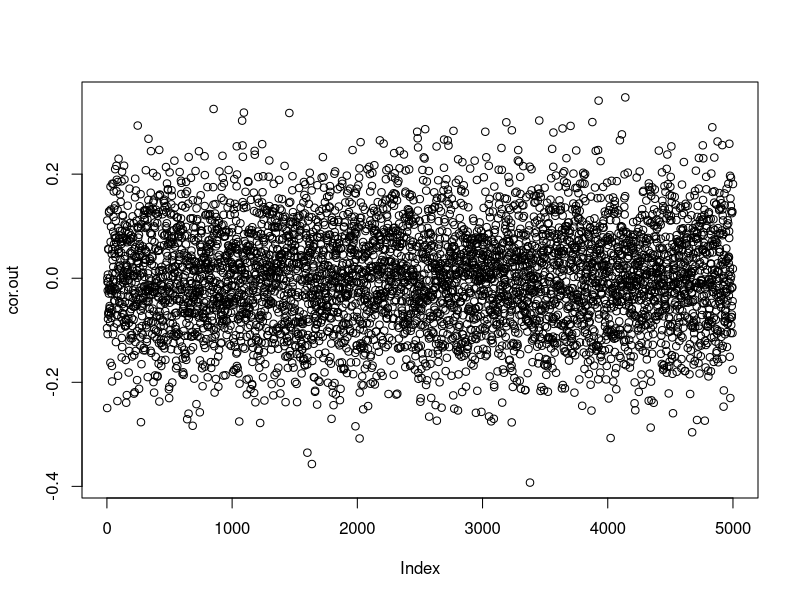
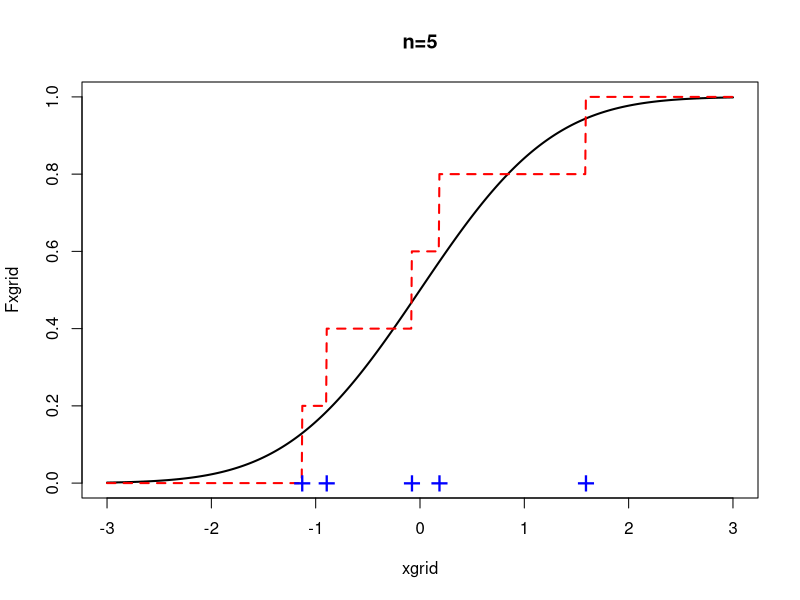
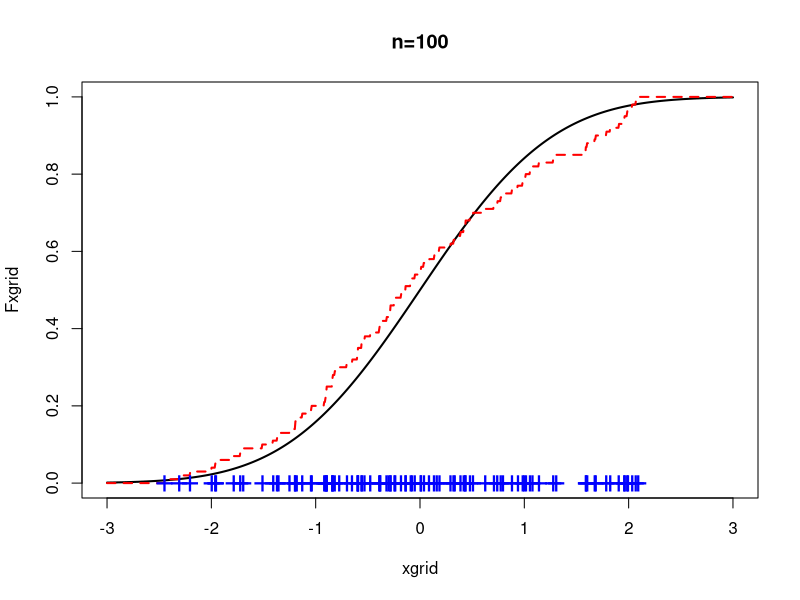
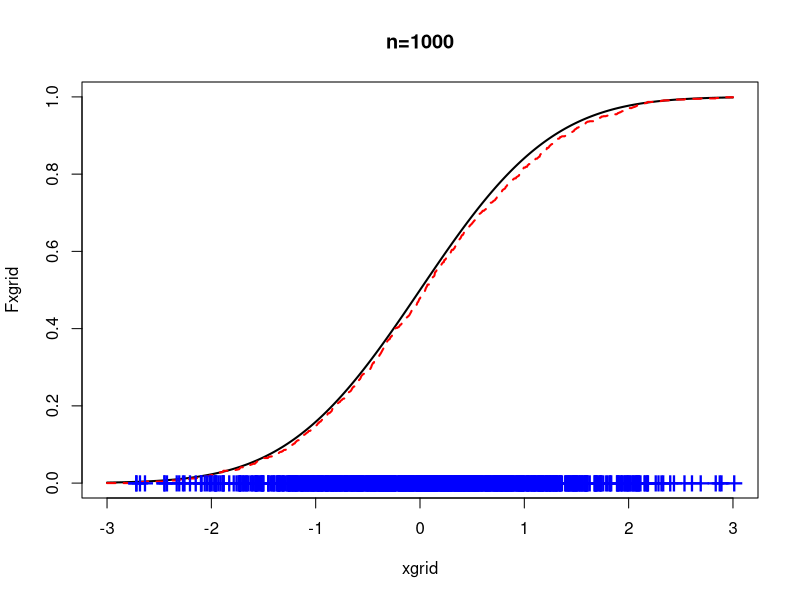
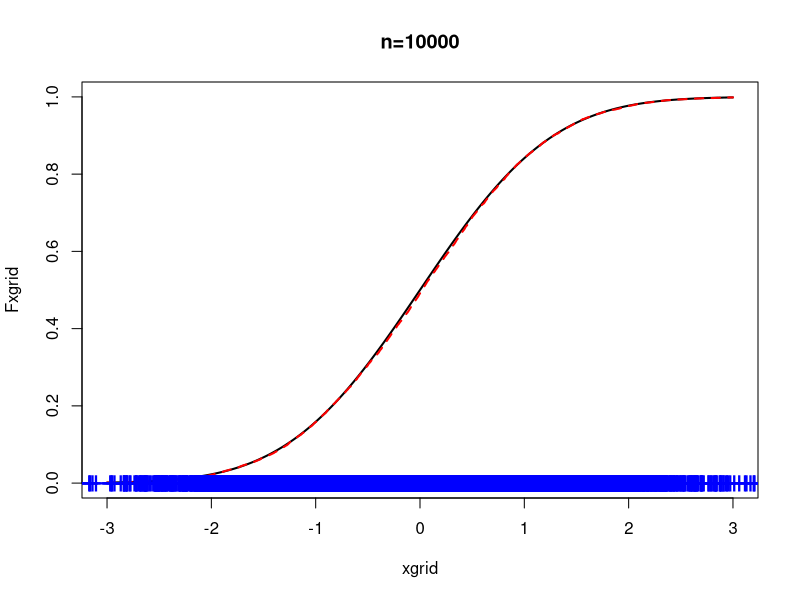

R code for these plots, in order:
# SML 2019, 08-Oct-2019 

# Example 1: wrong and right ways to do cross-validation
# Example 2: ECDF illustration

# Example 1: wrong and right ways to do cross-validation
# Part 0: setup
set.seed(0)
K = 10;  # number of folds in the CV
n = 100;  # make this a multiple of K for convenience
p = 5000; # compare with smaller p, e.g., p= 50 or 100
Y = rep(c(0,1),n/2)
Y = sample(Y, size=n)
folds.ids = rep(seq(1,K),n/K)
folds.ids = sample(folds.ids)
X = matrix(rnorm(n*p),nrow=n); # features are iid normal
# X = matrix(runif(n*p),nrow=n) # features are iid uniform

library(MASS) # needed for LDA

# Part 1: CV done wrong
# prescreen: 
p0 = 50;
cor.out = rep(NA, p)
for (i in 1:p) {cor.out[i] = cor(Y, X[,i])}
plot(cor.out)
out1 = sort(abs(cor.out), decreasing=TRUE, index.return=TRUE); # sort abs values of correlations from largest to smallest
ii = out1$ix[1:p0]; # indices of p0 largest correlations (in abs. value)
# cor.out[ii]
df0 = data.frame(X=X[,ii],Y=Y)
df0$Y = Y;
#
# prescreening function; returns indices/ids of variables in X0 with highest (abs) correlations with the response Y0
myPrescreen <- function(Y0, X0, p0) {
  cor.out = rep(NA, p)
  for (i in 1:p) {cor.out[i] = cor(Y0, X0[,i])}
  out1 = sort(abs(cor.out), decreasing=TRUE, index.return=TRUE)
  ii = out1$ix[1:p0]
  df0 = data.frame(X=X0[,ii],Y=Y0)
  ii
}
jj = myPrescreen(Y, X, p0);


#
out.glm = rep(-1,K); out.lda = out.glm; # allocate storage for results
for (i in 1:K){
  valid = (folds.ids == i);
  # train = (folds.ids != i);
  fit1 <- glm(Y ~ ., family=binomial, data=df0, subset=!valid); 
  pred1 = predict(fit1, df0[valid,], type="response")
  out.glm[i] = mean(abs(Y[valid]-round(pred1)))
  #
  lda1 <- lda(Y ~ ., data=df0, subset=!valid);
  pred2 <- predict(lda1, df0[valid,])$class
  pred3 = as.integer(pred2)-1; # examine class of pred 2; convert to numerical;
  out.lda[i] = mean(abs(Y[valid]-pred3))
  #
}
xx = cbind(out.glm, out.lda); print(xx)
apply(xx, 2, mean)


# Part 2: CV done right
out.glm = rep(-1,K); out.lda = out.glm; 
iiM = matrix(rep(0,p0*K),nrow=K); # also record which variables were chosen in each training fold
for (i in 1:K){
  valid = (folds.ids == i);
  ii  = myPrescreen(Y[!valid], X[!valid,],p0);
  dft = data.frame(Y = Y[!valid], X = X[!valid,ii])
  dfv = data.frame(Y = Y[valid], X = X[valid,ii])
  #
  fit1 <- glm(Y ~ ., family=binomial, data=dft); 
  pred1 = predict(fit1, dfv, type="response")
  out.glm[i] = mean(abs(Y[valid]-round(pred1)))
  #
  lda1 <- lda(Y ~ ., data=dft);
  pred2 <- predict(lda1, dfv)$class
  pred3 = as.integer(pred2)-1
  out.lda[i] = mean(abs(Y[valid]-pred3))
  #
  iiM[i,] = ii;
}
xx2 = cbind(out.glm, out.lda); print(xx2)
apply(xx2, 2, mean)
#
# visualize common predictors using set intersection:
commonM = matrix(rep(0,K^2),nrow=K)
rc.names = paste("F",seq(1,K),sep="")
colnames(commonM) = rc.names; rownames(commonM) = rc.names
for (i1 in 1:K) {
  for (i2 in i1:K){
    commonM[i1,i2] = length(intersect(iiM[i1,],iiM[i2,]))
  }
}
print(commonM)



# ECDF is a consistent estimator of the CDF

myf <- function(n,rseed=0){
  set.seed(rseed)
  x = rnorm(n)
  xgrid = seq(-3,3,length.out = 1001)
  Fxgrid = pnorm(xgrid)
  Fhat = ecdf(x)
  plot(xgrid,Fxgrid,type="l",lwd=2)
  Fhat.grid = Fhat(xgrid)
  points(xgrid,Fhat.grid,col="red", type="l",lwd=2,lty=2)
  points(x, rep(0,length(x)), pch="+", col="blue",cex=2)
  title(paste("n=",n,sep=""))
}
myf(5,2)
myf(100,2)
myf(1000,2)
myf(10^4,2)
